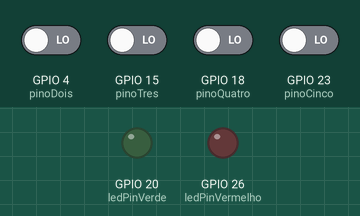
The sketch below on a simulated ESP32. Shown: output pins drawn as LEDs (lit = HIGH). Inputs (shaded band) come from the test bench; at power-on: GPIO 4 (pinoDois), GPIO 15 (pinoTres), GPIO 18 (pinoQuatro), GPIO 23 (pinoCinco) LOW.

Above: at 1.2 s.
1.3 s: GPIO 4 (pinoDois) driven HIGH
At 2.0 s:
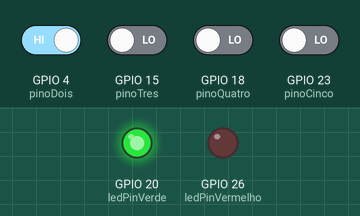
2.8 s: GPIO 15 (pinoTres) driven HIGH
At 3.1 s:
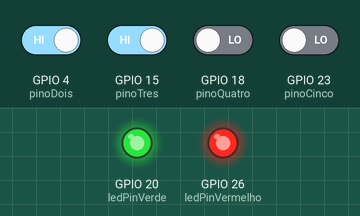
4.3 s: GPIO 4 (pinoDois) driven LOW
At 5.5 s:
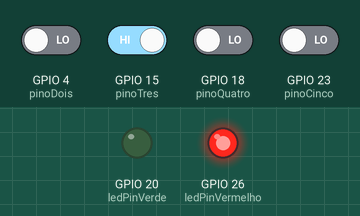
5.8 s: GPIO 15 (pinoTres) driven LOW
At 6.6 s:
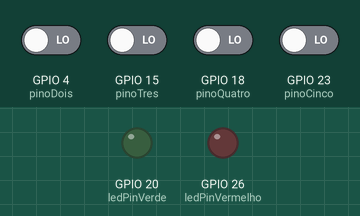
7.3 s: GPIO 18 (pinoQuatro) driven HIGH
At 7.7 s:
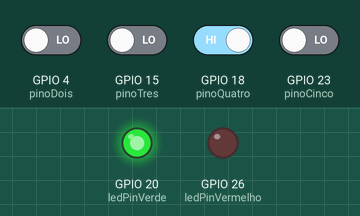
Timing chart, 0 to 9.8 s (numbered marks = the images above; inputs shaded):
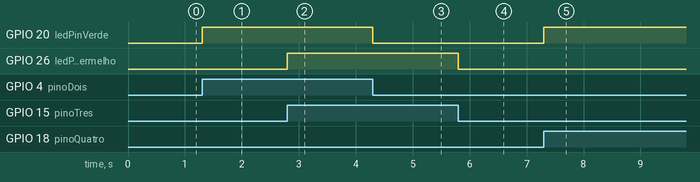

The sketch:

codigo_RBFT.ino
```cpp
const int ledPinVermelho = 26;	//ledPinVermelho == pino 9
const int ledPinVerde = 20;	//ledPinVerde == pino 8

const int pinoDois = 4; 	//pinoDois == pino 2
const int pinoTres = 15; 	//pinoTres == pino 3
const int pinoQuatro = 18;	//pinoQuatro == pino 4
const int pinoCinco = 23;	//pinoCinco == pino 5

int estadoPinoDois = 0;		// verificadores dos
int estadoPinoTres = 0;		// estados dos botões
int estadoPinoQuatro = 0;	// respectivos(verifica se
int estadoPinoCinco = 0;	// está HIGH ou LOW)

void setup()
{
  pinMode(ledPinVermelho, OUTPUT);
  pinMode(ledPinVerde, OUTPUT);

  pinMode(pinoDois, INPUT);
  pinMode(pinoTres, INPUT);
  pinMode(pinoQuatro, INPUT);
  pinMode(pinoCinco, INPUT);
}

void loop()
{
  estadoPinoDois = digitalRead(pinoDois);
  estadoPinoTres = digitalRead(pinoTres);
  estadoPinoQuatro = digitalRead(pinoQuatro);
  estadoPinoCinco = digitalRead(pinoCinco);

  if(estadoPinoDois == HIGH || estadoPinoQuatro == HIGH){
  	digitalWrite(ledPinVerde, HIGH);
  }else digitalWrite(ledPinVerde, LOW);

  if(estadoPinoTres == HIGH || estadoPinoCinco == HIGH){
  	digitalWrite(ledPinVermelho, HIGH);
  }else digitalWrite(ledPinVermelho, LOW);
}
```

Measured:
- after the input at 1.3 s, GPIO 20 (ledPinVerde): LOW → HIGH at once
- after the input at 2.8 s, GPIO 26 (ledPinVermelho): LOW → HIGH at once
- after the input at 4.3 s, GPIO 20 (ledPinVerde): HIGH → LOW at once
- after the input at 5.8 s, GPIO 26 (ledPinVermelho): HIGH → LOW at once
- after the input at 7.3 s, GPIO 20 (ledPinVerde): LOW → HIGH at once
